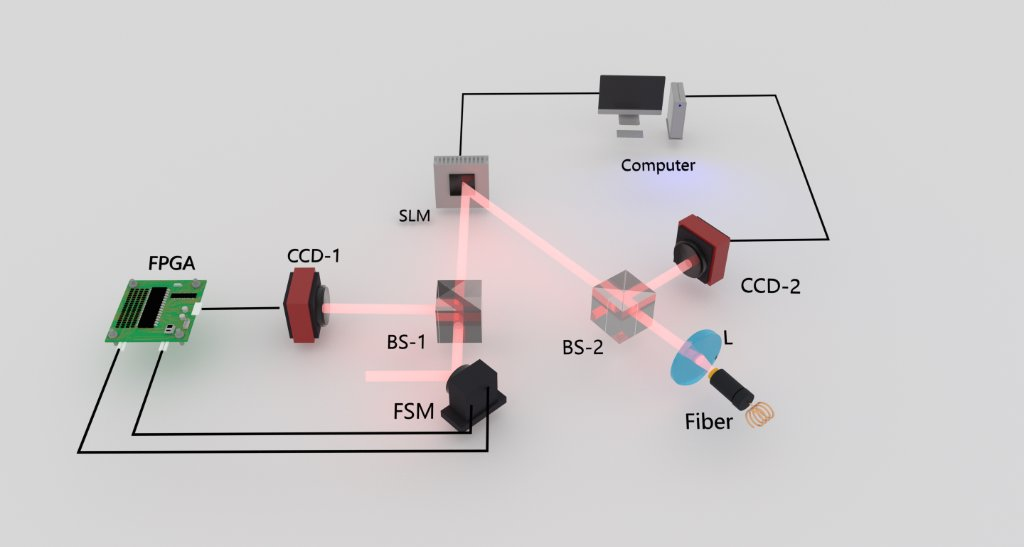
#> input picture assets/style-references/04-optical-setup.jpg, 1024 x 547 px
$ python audit_figure.py --image ../assets/style-references/04-optical-setup.jpg
#> lines starting #> are read from the running program, lines starting #| are printed output that depends on the picture
#!/usr/bin/env python3
"""Objective Anti-AI quality gate for scientific figures."""

import argparse
from pathlib import Path
import sys

import numpy as np
from PIL import Image


def rgb_to_hsv_np(rgb: np.ndarray) -> tuple[np.ndarray, np.ndarray, np.ndarray]:
    arr = rgb.astype(np.float32) / 255.0
    r, g, b = arr[:, :, 0], arr[:, :, 1], arr[:, :, 2]
    cmax = np.maximum(np.maximum(r, g), b)
    cmin = np.minimum(np.minimum(r, g), b)
    delta = cmax - cmin

    sat = np.where(cmax > 1e-6, delta / np.maximum(cmax, 1e-6), 0.0)
    val = cmax
    return delta, sat, val


def main() -> int:
    parser = argparse.ArgumentParser(
        description="Run objective Anti-AI visual quality checks on a scientific figure."
    )
    parser.add_argument("--image", required=True, help="Rendered figure PNG/JPG path")
    parser.add_argument(
        "--allow-dark",
        action="store_true",
        help="Allow dark background (e.g. fluorescence microscopy)",
    )
    args = parser.parse_args()

    img_path = Path(args.image)
    if not img_path.exists():
        print(f"[ERROR] Image not found: {img_path}", file=sys.stderr)
        return 1

    raw_img = Image.open(img_path)
#> raw_img is the input picture: PIL image 1024x547 RGB; mean R, G, B 205.9, 203, 203.6
    if raw_img.mode in ("RGBA", "LA") or (raw_img.mode == "P" and "transparency" in raw_img.info):
        rgba = raw_img.convert("RGBA")
        white_bg = Image.new("RGBA", rgba.size, (255, 255, 255, 255))
        img = Image.alpha_composite(white_bg, rgba).convert("RGB")
    else:
        img = raw_img.convert("RGB")
    w, h = img.size
#> w = 1024; h = 547
    rgb = np.array(img)
    _, sat, val = rgb_to_hsv_np(rgb)
#> in rgb_to_hsv_np, `r, g, b = arr[:, :, 0], arr[:, :, 1], arr[:, :, 2]`:
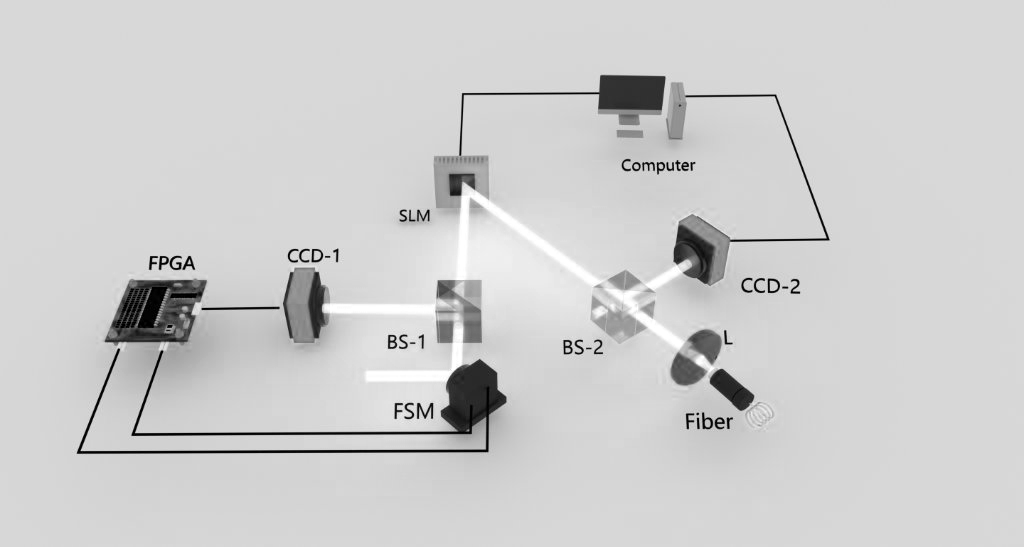
#> r: shape (547, 1024) float32; min 0, max 1, mean 0.808
#> in rgb_to_hsv_np, `r, g, b = arr[:, :, 0], arr[:, :, 1], arr[:, :, 2]`:
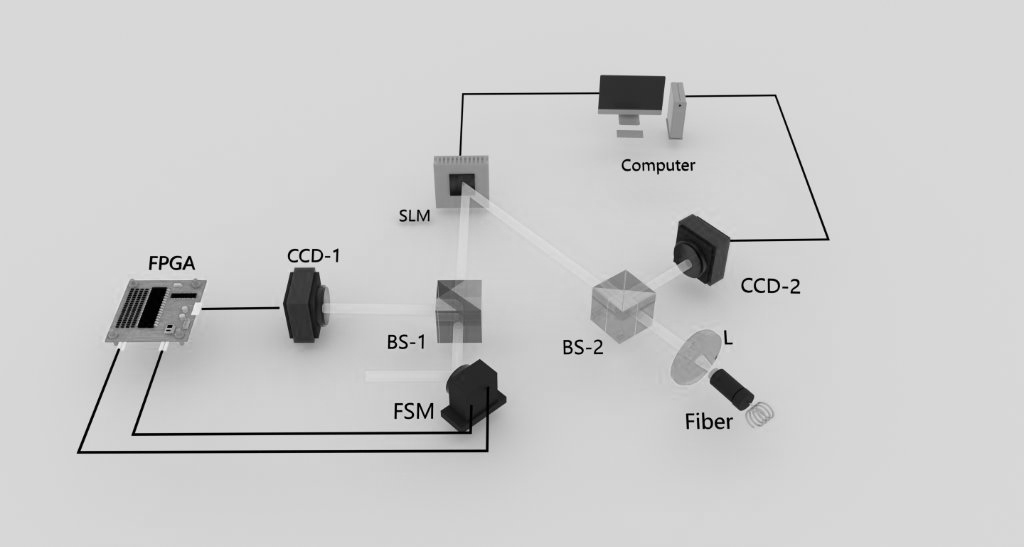
#> g: shape (547, 1024) float32; min 0, max 0.945, mean 0.796
#> in rgb_to_hsv_np, `delta = cmax - cmin`:
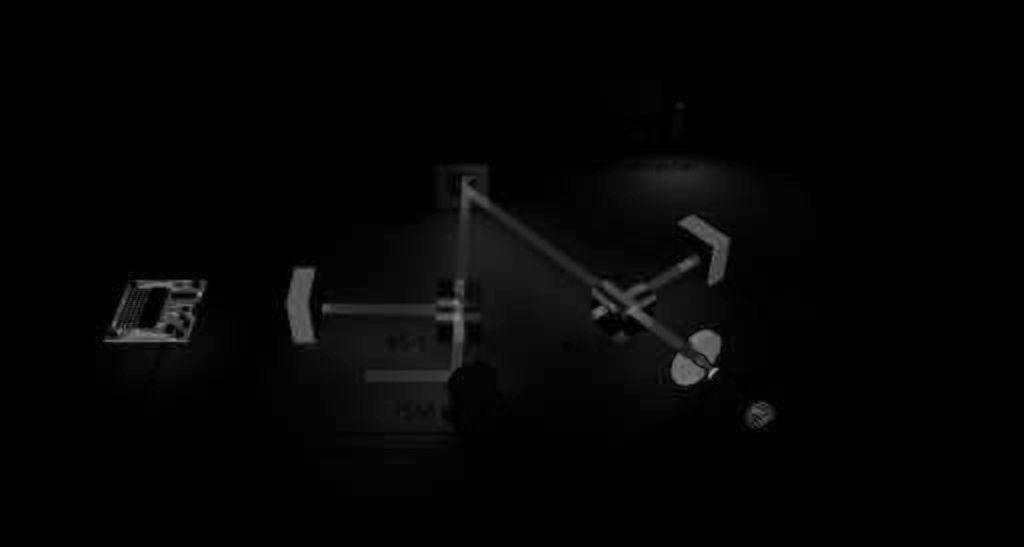
#> delta: shape (547, 1024) float32; min 0, max 0.62, mean 0.02
#> in rgb_to_hsv_np, `sat = np.where(cmax > 1e-6, delta / np.maximum(cmax, 1e-6), 0.0)`:
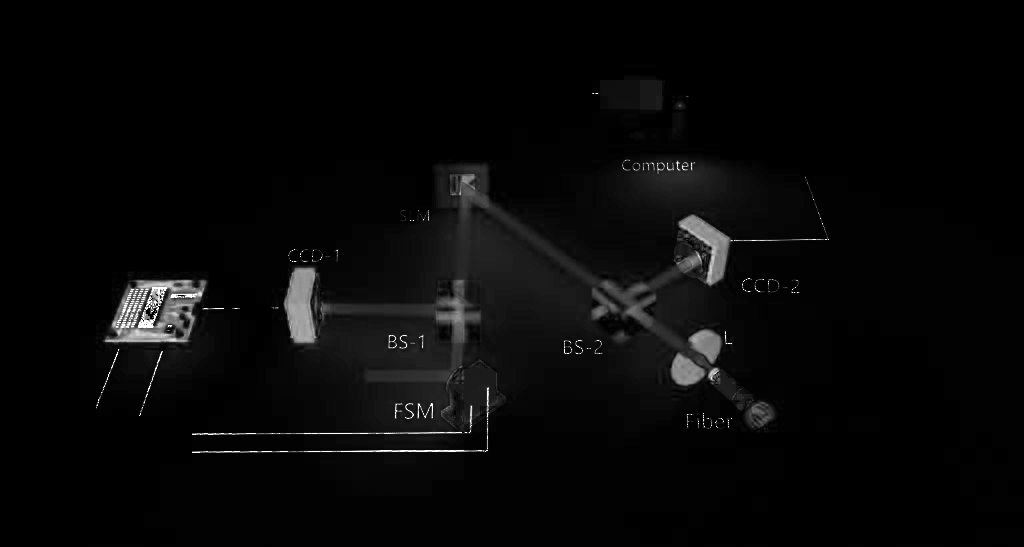
#> sat: shape (547, 1024) float32; min 0, max 1, mean 0.0319

    failures: list[str] = []
    warnings: list[str] = []

    # 1. Resolution check
    if w < 1600:
        failures.append(f"Resolution too low: {w}x{h}px (minimum width 1600px recommended)")

    # 2. Pure white border check (catches AI gray background / vignette)
    if not args.allow_dark:
        b = min(8, h // 20, w // 20)
#> b = 8
        border_pixels = np.concatenate(
            [
                rgb[:b, :, :].reshape(-1, 3),
                rgb[-b:, :, :].reshape(-1, 3),
                rgb[:, :b, :].reshape(-1, 3),
                rgb[:, -b:, :].reshape(-1, 3),
            ],
            axis=0,
        )
        pure_white = np.all(border_pixels >= 250, axis=1)
        white_ratio = float(np.mean(pure_white))
#> white_ratio = 0
        if white_ratio < 0.90:
            failures.append(
                f"Border pure-white ratio is {white_ratio:.1%} (< 90%). "
                "Detected off-white/gray background or vignette."
            )
        elif white_ratio < 0.97:
            warnings.append(
                f"Border pure-white ratio is {white_ratio:.1%}. Check for clipped elements near margins."
            )

    # 3. Neon / hyper-saturated sci-fi glow check
    neon_mask = (sat > 0.85) & (val > 0.70)
#> neon_mask: shape (547, 1024) bool; every value is 0
    neon_ratio = float(np.mean(neon_mask))
#> neon_ratio = 0
    if neon_ratio > 0.05:
        failures.append(
            f"Hyper-saturated neon pixels: {neon_ratio:.2%} (> 5%). "
            "Likely contains AI-style neon gradient or glow effects."
        )
    elif neon_ratio > 0.02:
        warnings.append(
            f"Elevated high-saturation pixels: {neon_ratio:.2%}. Consider muting palette."
        )

    # 4. Dark area check
    dark_ratio = float(np.mean(val < 0.20))
#> dark_ratio = 0.0199
    if not args.allow_dark:
        if dark_ratio > 0.25:
            failures.append(
                f"Dark pixel ratio is {dark_ratio:.1%} (> 25%). "
                "Scientific figures should use high-key light backgrounds."
            )
        elif dark_ratio > 0.15:
            warnings.append(f"Dark pixel ratio is {dark_ratio:.1%}. Verify contrast readability.")

    print(f"=== Anti-AI Scientific Figure Audit: {img_path.name} ===")
    print(f"Resolution        : {w}x{h}px")
#| Resolution        : 1024x547px
    if not args.allow_dark:
        print(f"Border Pure-White : {white_ratio:.1%}")
#| Border Pure-White : 0.0%
    print(f"Neon Pixel Ratio  : {neon_ratio:.2%}")
#| Neon Pixel Ratio  : 0.00%
    print(f"Dark Pixel Ratio  : {dark_ratio:.1%}")
#| Dark Pixel Ratio  : 2.0%

    for warn in warnings:
        print(f"[WARN] {warn}")
    for fail in failures:
        print(f"[FAIL] {fail}")
#> this loop made 2 passes
#| [FAIL] Resolution too low: 1024x547px (minimum width 1600px recommended)
#| [FAIL] Border pure-white ratio is 0.0% (< 90%). Detected off-white/gray background or vignette.

    if failures:
        print("RESULT: FAIL — Fix flagged layers before delivery.")
        return 1

    print("RESULT: PASS — Objective Anti-AI gate passed. Proceed to visual inspection.")
    return 0


if __name__ == "__main__":
#> (the run stopped early here; a loop or call above may not have finished)
